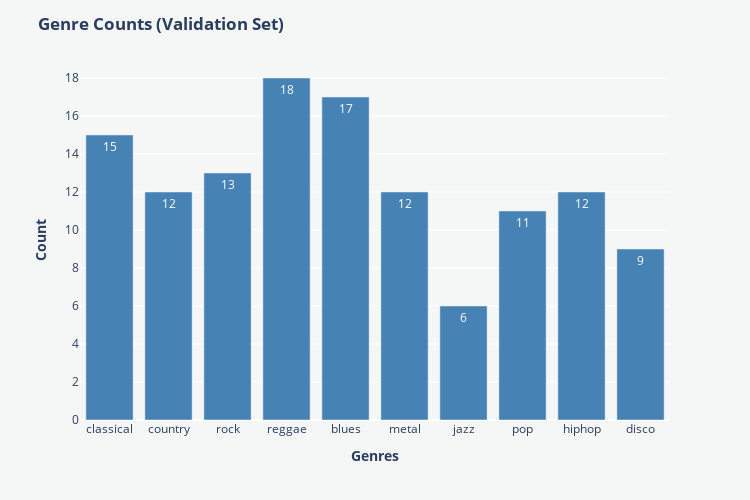

The notebook cell saved with this chart:
### Code cell
paper_color = '#f5f7f6'
bg_color = '#f5f7f6'
colormap = 'cividis'

# Inizializzazione del dizionario dei conteggi
labels = {}

# Funzione per contare le istanze di ogni genere
def count_genres(dataset):
    labels.clear()  # Puliamo i conteggi per assicurarci di considerare solo il test set
    for sample in dataset:
        genre_label = id2label_function(sample['genre'])  # Convertiamo l'ID del genere in etichetta testuale
        labels[genre_label] = labels.get(genre_label, 0) + 1

# Conta solo i generi nel test set
count_genres(df['validation'])

# Ottenere i generi e i conteggi
genres = list(labels.keys())
counts = list(labels.values())

# Creazione del bar plot
fig = px.bar(x=genres, y=counts, text=counts)

# Personalizzazione del grafico
fig.update_traces(marker=dict(color="#4682B4"))
fig.update_layout(
    title='<b>Genre Counts (Validation Set)</b>', 
    showlegend=False, 
    height=500, 
    width=750,
    plot_bgcolor=bg_color,
    paper_bgcolor=paper_color
)
fig.update_yaxes(title_text='<b>Count</b>')
fig.update_xaxes(title_text='<b>Genres</b>')

# Mostra il grafico
fig.show()

### Figure 1 — Plotly figure (JSON) as saved in the notebook; plotly's stock layout.template omitted (floating-point values rounded to 4 significant figures)
{"data": [{"alignmentgroup": "True", "hovertemplate": "x=%{x}<br>y=%{y}<br>text=%{text}<extra></extra>", "legendgroup": "", "marker": {"color": "#4682B4", "pattern": {"shape": ""}}, "name": "", "offsetgroup": "", "orientation": "v", "showlegend": false, "text": [15, 12, 13, 18, 17, 12, 6, 11, 12, 9], "textposition": "auto", "type": "bar", "x": ["classical", "country", "rock", "reggae", "blues", "metal", "jazz", "pop", "hiphop", "disco"], "xaxis": "x", "y": [15, 12, 13, 18, 17, 12, 6, 11, 12, 9], "yaxis": "y"}], "layout": {"barmode": "relative", "height": 500, "legend": {"tracegroupgap": 0}, "margin": {"t": 60}, "paper_bgcolor": "#f5f7f6", "plot_bgcolor": "#f5f7f6", "showlegend": false, "title": {"text": "<b>Genre Counts (Validation Set)</b>"}, "width": 750, "xaxis": {"anchor": "y", "domain": [0, 1], "title": {"text": "<b>Genres</b>"}}, "yaxis": {"anchor": "x", "domain": [0, 1], "title": {"text": "<b>Count</b>"}}}}
